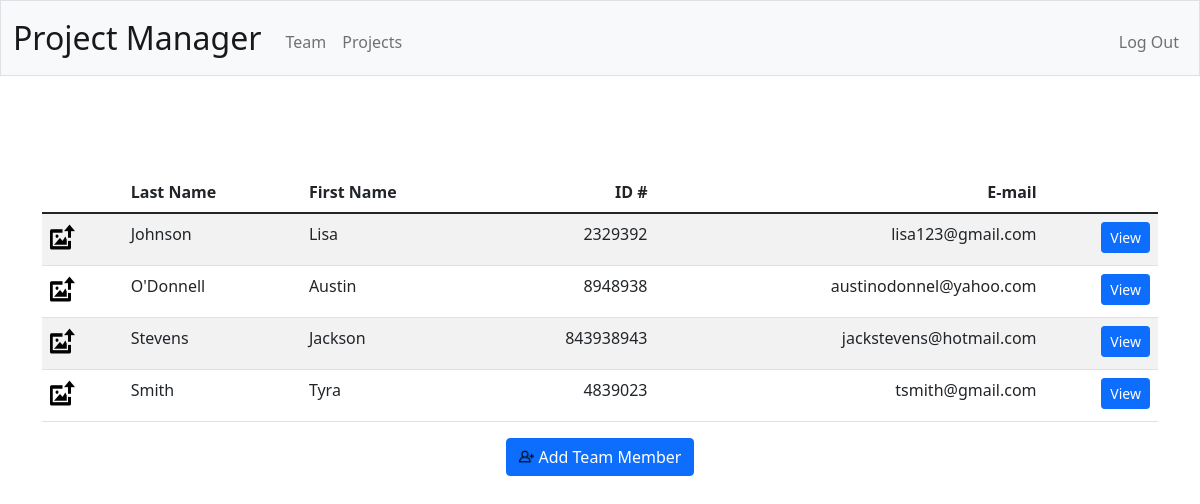
Page /team (signed in) on the committed database.
### tables this page shows
CREATE TABLE person (id INTEGER PRIMARY KEY AUTOINCREMENT NOT NULL,
first_name TEXT NOT NULL,
last_name TEXT NOT NULL,
email TEXT NOT NULL,
employee_id TEXT,
owner INTEGER,
FOREIGN KEY(owner) REFERENCES users(id));

### app.py (the view, shortened to what this page needs)
@app.route("/team", methods=["GET", "POST"])
@login_required
def team():
    if request.method == "GET":
        command = cur.execute("""SELECT * FROM person
                              WHERE owner = ?""",
                              [session["user_id"]])
        team = cur_to_dict_person(command)
        return render_template("team.html", team=team)

### app.py (called while the page is built)
def cur_to_dict_person(x):
    team = []
    for m in x:
            if os.path.exists(os.path.join(UPLOAD_FOLDER, f"{m[0]}.jpg")):
                pfp = os.path.join("/static/uploads", f"{m[0]}.jpg")
            else:
                pfp = os.path.join("/static", "upload_image.png")
            team.append(
                {
                    "id": m[0],
                    "first_name": m[1],
                    "last_name": m[2],
                    "email": m[3],
                    "employee_id": m[4],
                    "pfp": pfp
                }
            )
    return team

@app.after_request
def after_request(response):
    response.headers["Cache-Control"] = "no-cache, no-store, must-revalidate"
    response.headers["Expires"] = 0
    response.headers["Pragma"] = "no-cache"
    return response

def login_required(f):
    @wraps(f)
    def decorated_function(*args, **kwargs):
        if session.get("user_id") is None:
            return redirect("/login")
        return f(*args, **kwargs)
    return decorated_function

### templates/team.html (shortened to what this page needs)
{% extends "layout.html" %}
{% block main %}
    <main class="container py-5 text-center">
        <div class="table-responsive">
        <table class="table table-striped" style="overflow-x: scroll;">
            <thead>
                {% if team %}
                    <tr>
                        <th class="text-start"></th>
                        <th class="text-start">Last Name</th>
                        <th class="text-start">First Name</th>
                        <th class="text-end">ID #</th>
                        <th class="text-end">E-mail</th>
                        <th></th>
                    </tr>
                {% else %}
                    <tr>
                        <th></th>
                    </tr>
                {% endif %}
            </thead>
            <tbody>
                {% if team %}
                    {% for m in team %}
                        <tr>
                            <td class="text-start"><img src="{{m['pfp']}}" class="profile_thumb"></td>
                            <td class="text-start">{{m["last_name"]}}</td>
                            <td class="text-start">{{m["first_name"]}}</td>
                            <td class="text-end">{{m["employee_id"]}}</td>
                            <td class="text-end">{{m["email"]}}</td>
                            <td class="text-end">
                                <form action="/viewmember" method="get">
                                    <button class="btn btn-primary btn-sm" type="submit">View</button>
                                </form>
                            </td>
                        </tr>
                    {% endfor %}
                {% else %}
                    <tr>
                        <td>No team members to display</td>
                    </tr>
                {% endif %}
            </tbody>
        </table>
        </div>
        <form action="/addmember" method="get">
            <button class="btn btn-primary" type="submit"><img src="/static/add_user.png" class="button_img">Add Team Member</button>
        </form>
{% endblock %}

### templates/layout.html (shortened to what this page needs)
<!DOCTYPE html>
<html lang="en">
    <head>
        <link href="https://cdn.jsdelivr.net/npm/bootstrap@5.1.3/dist/css/bootstrap.min.css" rel="stylesheet">
        <link href="/static/styles.css" rel="stylesheet">
    </head>
    <body>
        <nav class="bg-light border navbar navbar-expand-md navbar-light">
            <div class="container-fluid">
                <a class="navbar-brand" href="/">Project Manager</a>
                <div class="collapse navbar-collapse" id="navbar">
                    {% if session["user_id"] %}
                        <ul class="navbar-nav me-auto mt-2">
                            <li class="nav-item"><a class="nav-link" href="/team">Team</a></li>
                            <li class="nav-item"><a class="nav-link" href="/projects">Projects</a></li>
                        </ul>
                        <ul class="navbar-nav ms-auto mt-2">
                            <li class="nav-item"><a class="nav-link" href="/logout">Log Out</a></li>
                        </ul>
                    {% else %}
                        <ul class="navbar-nav ms-auto mt-2">
                            <li class="nav-item"><a class="nav-link" href="/register">Register</a></li>
                            <li class="nav-item"><a class="nav-link" href="/login">Log In</a></li>
                        </ul>
                    {% endif %}
                </div>
            </div>
        </nav>
        <main class="container-fluid py-5 text-center">
            {% block main %}{% endblock %}
        </main>
    </body>
</html>

### static/styles.css (style rules this page uses)
nav .navbar-brand { font-size: xx-large; }
.button_img { width: 20px; height: 20px; padding-bottom: 5px; padding-right: 5px; }
.profile_thumb { width: 30px; height: 35px; padding-bottom: 5px; padding-right: 5px; }

### rows in the picture
person: last_name "Johnson", first_name "Lisa", employee_id "2329392", email "lisa123@gmail.com"
person: last_name "O'Donnell", first_name "Austin", employee_id "8948938", email "austinodonnel@yahoo.com"
person: last_name "Stevens", first_name "Jackson", employee_id "843938943", email "jackstevens@hotmail.com"
person: last_name "Smith", first_name "Tyra", employee_id "4839023", email "tsmith@gmail.com"
